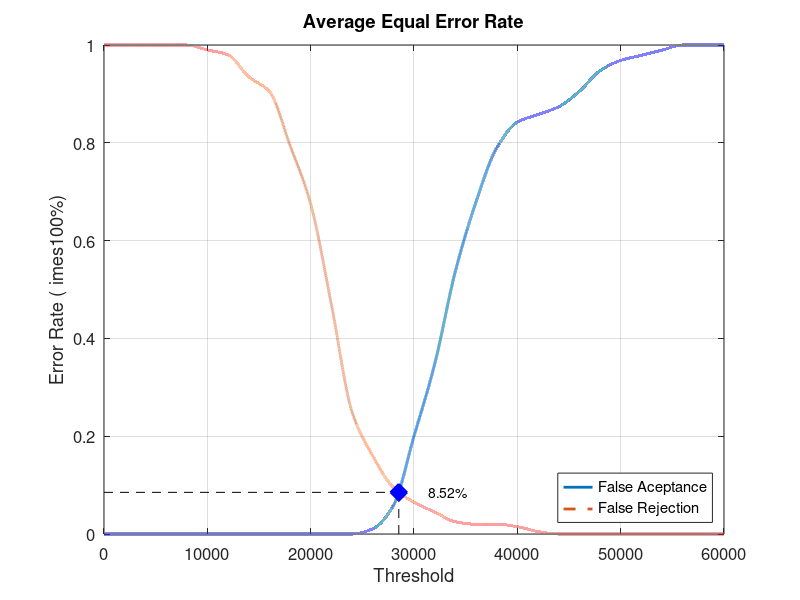
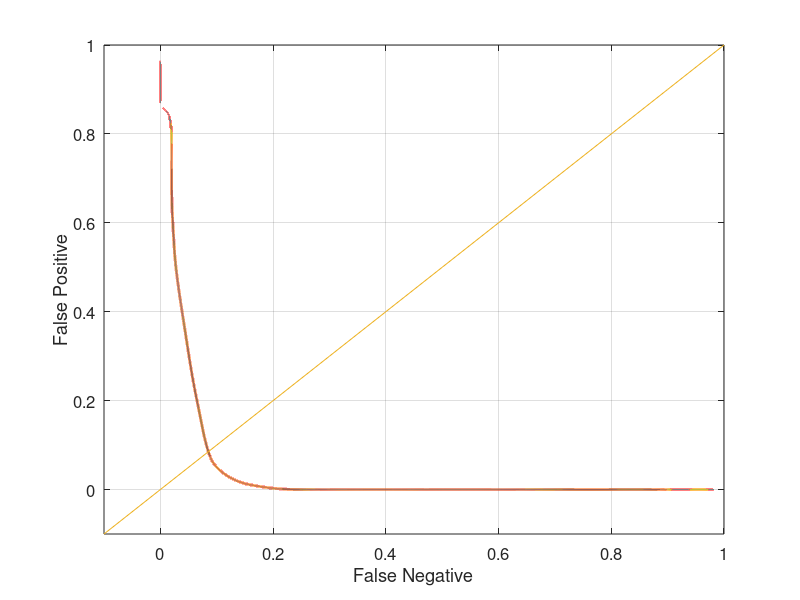

Recreate these plots in MATLAB, in order.
close all;
clear;
clc;
x = 0:2000:60000;
xq = 0:0.5:60000;

y0 = [0 0 0 0 0 0 0 0 0 0 0 0 0 0.0105263 0.0578947 0.2 0.347368 0.536842 0.678947 0.789474 0.842105 0.857895 0.873684 0.905263 0.947368 0.968421 0.978947 0.989474 1 1 1]
yy0 = interp1(x, y0, xq, 'pchip');
y1 = [1 1 1 1 1 0.99 0.98 0.935 0.905 0.795 0.675 0.47 0.25 0.16 0.095 0.065 0.045 0.025 0.02 0.02 0.015 0.005 0 0 0 0 0 0 0 0 0]
yy1 = interp1(x, y1, xq, 'pchip');

% Calculating EER: 
y2 = abs(y0 - y1);
find(y2 == min(y2))
yy2 = abs(yy0 - yy1);
xEER = find(yy2 == min(yy2));
xEERIndex = xq(xEER) % X-axis EER
yEER = yy0(xEER) % Y-axis EER

main = figure
plot(xq, yy0,'-','LineWidth', 2);	hold on
plot(xq, yy1,'--','LineWidth', 2);	hold on
plot([xEERIndex xEERIndex], [0 yEER], 'k--');	hold on
plot([0 xEERIndex], [yEER yEER], 'k--');	hold on
plot(xEERIndex, yEER, 'bx', 'LineWidth', 10);	hold on
text(xEERIndex + 10 * xEERIndex / 100, yEER, [num2str(round((10000 * yEER)) / 100) '%'])
legend('False Aceptance', 'False Rejection', 'Location', 'SouthEast')
xlabel('Threshold')
ylabel('Error Rate (	imes100%)')
title('Average Equal Error Rate')
set(gca, 'FontSize', 12)
axis([0 60000 0 1])
grid on

print(main, 'Database4_4Main', '-dpng');
FNRxFPR = figure('Color', [1 1 1]);
plot(yy1, yy0, '-', yy1, yy0, 'LineWidth', 2);
hold on
y = -0.1:0.1:1
plot(y, y); 
set(gca, 'FontSize', 12)
xlabel('False Negative')
ylabel('False Positive')
axis([-0.1 1 -0.1 1])
set(gca, 'FontSize', 12)
grid on

print(FNRxFPR, 'Database4_4FNRxFPR','-dpng');
